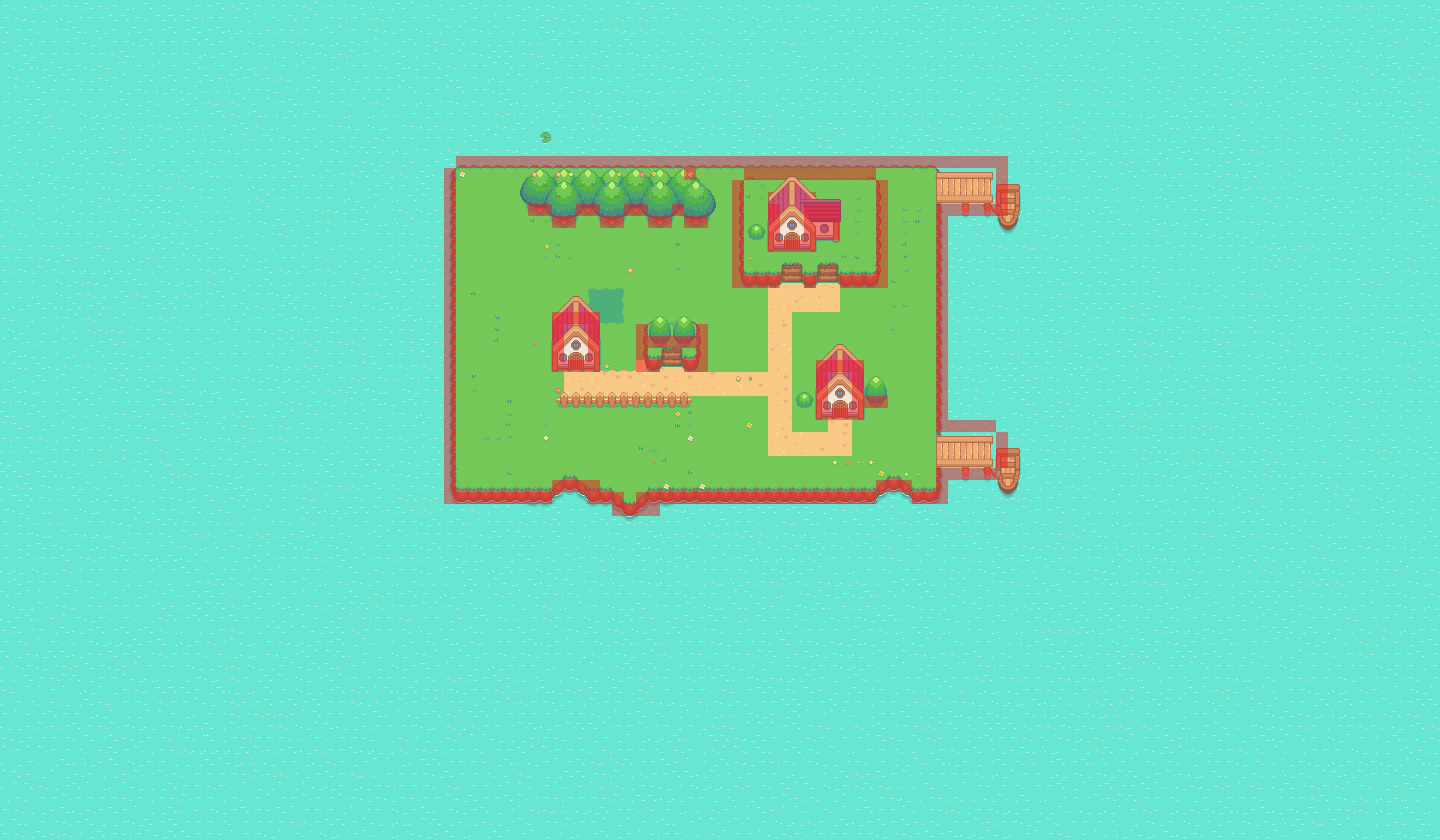

This game map was drawn from its Tiled (.tmx) file and the tilesets committed beside it. A one-line description and the trimmed map source follow:
An orthogonal 120x70 tile map with 12x12 px tiles, 14 tile layers (Agua, Isla, Caminos, Batallas, ...), 2 tilesets.

<map version="1.8" tiledversion="1.8.4" orientation="orthogonal" renderorder="right-down" width="120" height="70" tilewidth="12" tileheight="12" infinite="0" nextlayerid="15" nextobjectid="1">
 <editorsettings>
  <export target="../../../../../Descargas/Pokemon style game map..tmj" format="json" />
 </editorsettings>
 <tileset firstgid="1" source="Pokemon style game.tsx" />
 <tileset firstgid="1025" source="Colisiones.tsx" />
 <layer id="1" name="Agua" width="120" height="70">
  <data>[8400 cells, 8400 non-empty, 9 distinct tile ids]</data>
 </layer>
 <layer id="2" name="Isla" width="120" height="70">
  <data>[8400 cells, 1244 non-empty, 82 distinct tile ids]</data>
 </layer>
 <layer id="8" name="Caminos" width="120" height="70">
  <data>[8400 cells, 114 non-empty, 15 distinct tile ids]</data>
 </layer>
 <layer id="9" name="Batallas" width="120" height="70">
  <data>[8400 cells, 9 non-empty, 9 distinct tile ids]</data>
 </layer>
 <layer id="11" name="Encerrado" width="120" height="70">
  <data>[8400 cells, 23 non-empty, 8 distinct tile ids]</data>
 </layer>
 <layer id="12" name="Puerto" width="120" height="70">
  <data>[8400 cells, 134 non-empty, 63 distinct tile ids]</data>
 </layer>
 <layer id="7" name="Arboles2" width="120" height="70">
  <data>[8400 cells, 48 non-empty, 16 distinct tile ids]</data>
 </layer>
 <layer id="5" name="Arboles" width="120" height="70">
  <data>[8400 cells, 64 non-empty, 16 distinct tile ids]</data>
 </layer>
 <layer id="3" name="Meseta" width="120" height="70">
  <data>[8400 cells, 101 non-empty, 32 distinct tile ids]</data>
 </layer>
 <layer id="6" name="Arboles1" width="120" height="70">
  <data>[8400 cells, 133 non-empty, 54 distinct tile ids]</data>
 </layer>
 <layer id="10" name="Pasto y flores" width="120" height="70">
  <data>[8400 cells, 98 non-empty, 38 distinct tile ids]</data>
 </layer>
 <layer id="4" name="Casa" width="120" height="70">
  <data>[8400 cells, 140 non-empty, 98 distinct tile ids]</data>
 </layer>
 <layer id="13" name="Colisiones" width="120" height="70" opacity="0.5">
  <data>[8400 cells, 275 non-empty, 1 distinct tile ids]</data>
 </layer>
 <layer id="14" name="Objetos adelante" width="120" height="70">
  <data>[8400 cells, 54 non-empty, 34 distinct tile ids]</data>
 </layer>
</map>
